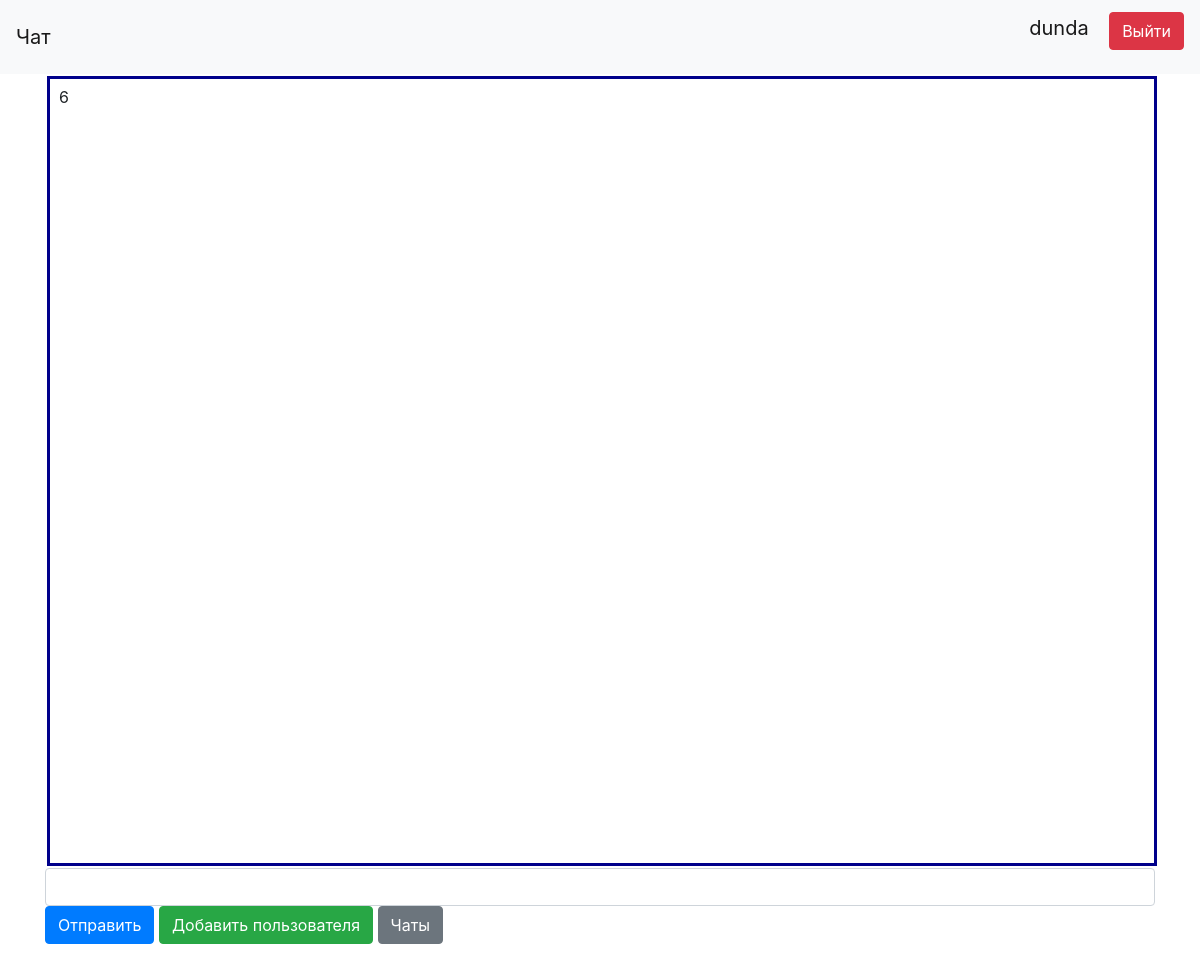
The page /chats/8 (signed in) on the database as committed earlier.
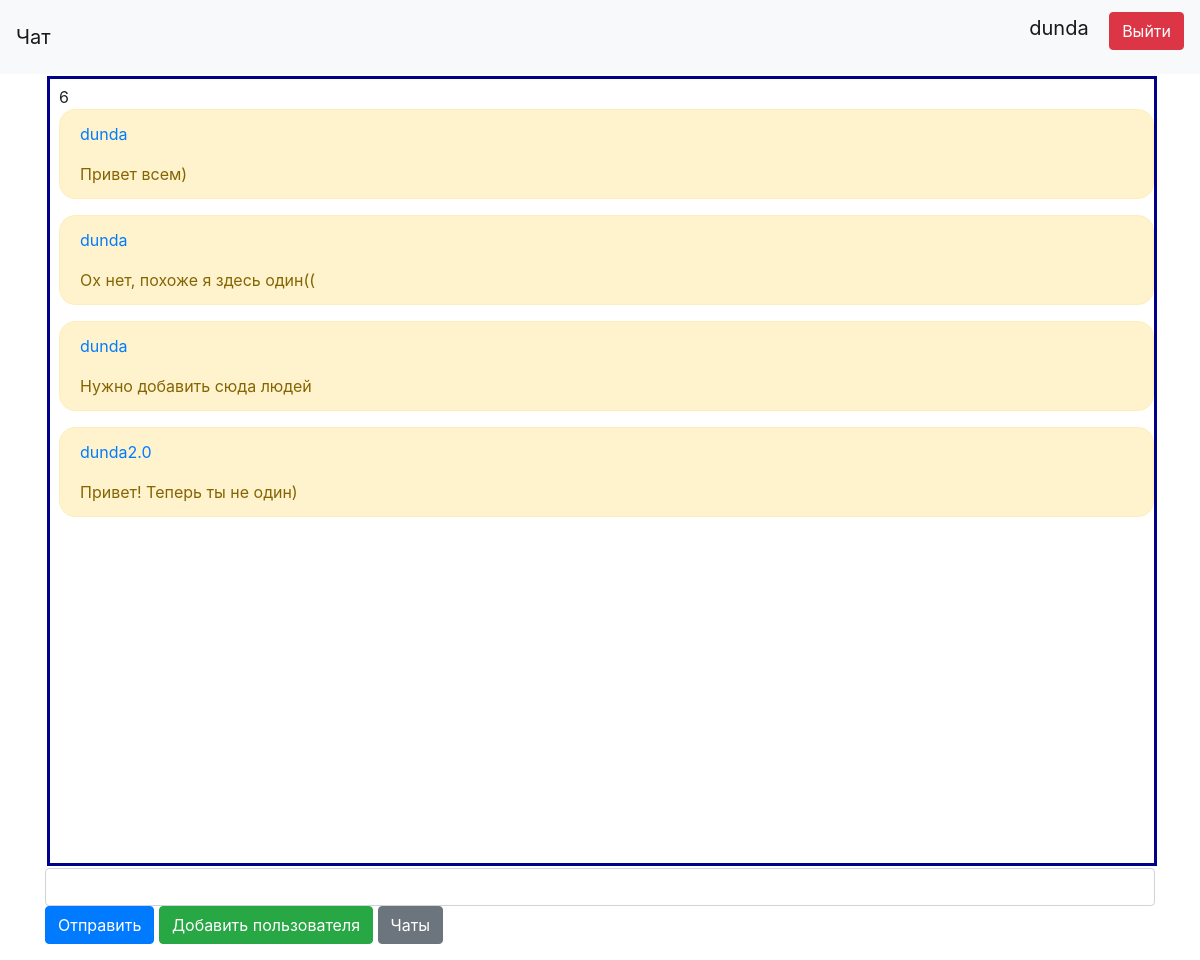
The same page on the database as committed later.
### data/users.py (models this page shows, shortened)
class User(SqlAlchemyBase, UserMixin, SerializerMixin):
    __tablename__ = 'users'
    id = sqlalchemy.Column(sqlalchemy.Integer,
                           primary_key=True, autoincrement=True)
    login = sqlalchemy.Column(sqlalchemy.String, index=True, unique=True, nullable=True)
    email = sqlalchemy.Column(sqlalchemy.String, unique=True, nullable=True)
    about = sqlalchemy.Column(sqlalchemy.String, nullable=True)
    hashed_password = sqlalchemy.Column(sqlalchemy.String, nullable=True)
    messages = orm.relation("Message", back_populates='user')

### data/messages.py (models this page shows)
class Message(SqlAlchemyBase, SerializerMixin):
    __tablename__ = 'messages'
    id = sqlalchemy.Column(sqlalchemy.Integer,
                           primary_key=True, autoincrement=True)
    text = sqlalchemy.Column(sqlalchemy.String, nullable=True)
    send_date = sqlalchemy.Column(sqlalchemy.DateTime,
                                  default=datetime.datetime.now, nullable=True)
    user_id = sqlalchemy.Column(sqlalchemy.Integer,
                                sqlalchemy.ForeignKey("users.id"))
    user = orm.relation('User')
    chat_id = sqlalchemy.Column(sqlalchemy.Integer,
                                sqlalchemy.ForeignKey("chats.id"))
    chat = orm.relation('Chat')

### server.py (the view, shortened to what this page needs)
@app.route('/chats/<int:id>', methods=['GET', 'POST'])
@login_required
def chat(id):
    db_sess = db_session.create_session()
    form = ChatForm()
    chat = db_sess.query(Chat).filter(Chat.id == id).first()
    if not chat:
        return render_template("chat_not_found.html", title='Чат не найден')
    user = db_sess.query(User).filter(User.id == current_user.id).first()
    if not db_sess.query(User_Chat).filter((User_Chat.user_id == user.id) & (User_Chat.chat_id == chat.id)).first():
        return render_template("kuda_polez.html", title='Чат')
    return render_template("chat.html", title='Чат', form=form, chat_title=chat.title, chat=chat)

### server.py
class ChatForm(FlaskForm):
    message = StringField('Cообщение', validators=[DataRequired()])
    submit = SubmitField('Отправить')

### data/db_session.py (called while the page is built)
def create_session() -> Session:
    global __factory
    return __factory()

### server.py (called while the page is built)
@login_manager.user_loader
def load_user(user_id):
    db_sess = db_session.create_session()
    return db_sess.query(User).get(user_id)

### templates/chat.html (shortened to what this page needs)
{% extends "base.html" %}
{% block content %}
<form action="" method="post" novalidate>
    <div style="border:solid thick darkblue; border-radius: 0em;
          border-width:3px; padding-left:9px; padding-top:6px;
          padding-bottom:6px; margin:2px; width:1110px; height:790px; overflow: scroll">
        {{ chat_title }}
        {% for message in chat.messages %}
            <div style="word-wrap: break-word; border-radius: 1em;" class="alert alert-warning" role="alert">
                <p> <a href="/profile/{{message.user.id}}"> {{ message.user.login }} </a> </p>
                {{ message.text }}
            </div>
        {% endfor %}
    </div>
    <p> {{ form.message(class="form-control") }} {{ form.submit(type="submit", class="btn btn-primary") }}
        <a href="/add_user_to_chat/{{chat.id}}" class="btn btn-success">Добавить пользователя</a>
        <a href="/" class="btn btn-secondary">Чаты</a></p>
</form>
{% endblock %}

### templates/base.html (shortened to what this page needs)
<!doctype html>
<html lang="en">
<head>
    <link rel="stylesheet"
          href="https://stackpath.bootstrapcdn.com/bootstrap/4.4.1/css/bootstrap.min.css"
>
</head>
<body>
<header>
    <nav class="navbar navbar-light bg-light">
        <a class="navbar-brand" href="#">Чат</a>
        {% if current_user.is_authenticated %}
            <p>
                <a class="navbar-brand" href="/profile/{{current_user.id}}">{{ current_user.login }}</a>
                <a class="btn btn-danger" href="/logout">Выйти</a>
            </p>
        {% else %}
            <p>
                <a class="btn btn-primary " href="/register">Зарегистрироваться</a>
                <a class="btn btn-success" href="/login">Войти</a>
            </p>
        {% endif %}
    </nav>
</header>
<main role="main" class="container">
    {% block content %}{% endblock %}
</main>
</body>
</html>

Rows that differ between the two databases and show on the page:
added Message: user.login "dunda", text "Привет всем)"
added Message: user.login "dunda", text "Ох нет, похоже я здесь один(("
added Message: user.login "dunda", text "Нужно добавить сюда людей"
added Message: user.login "dunda2.0", text "Привет! Теперь ты не один)"
